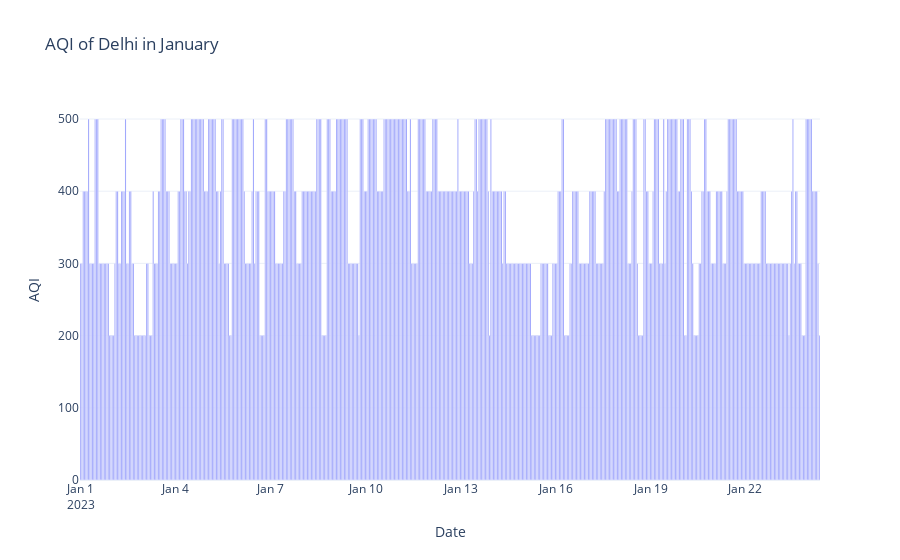

The code cell stored with this chart in its notebook:
### Code cell
# AQI over time
fig = px.bar(data, x="date", y="AQI", 
             title="AQI of Delhi in January")
fig.update_xaxes(title="Date")
fig.update_yaxes(title="AQI")
fig.show()

### Figure 1 — Plotly figure (JSON) as saved in the notebook; plotly's stock layout.template omitted (floating-point values rounded to 4 significant figures; data arrays with more than 128 entries replaced by an {"elided": "..."} marker saying what was removed)
{"data": [{"alignmentgroup": "True", "hovertemplate": "date=%{x}<br>AQI=%{y}<extra></extra>", "legendgroup": "", "marker": {"color": "#636efa", "pattern": {"shape": ""}}, "name": "", "offsetgroup": "", "orientation": "v", "showlegend": false, "textposition": "auto", "type": "bar", "x": {"elided": "561 str values"}, "xaxis": "x", "y": {"elided": "561 int values"}, "yaxis": "y"}], "layout": {"autosize": true, "barmode": "relative", "legend": {"tracegroupgap": 0}, "title": {"text": "AQI of Delhi in January"}, "xaxis": {"anchor": "y", "autorange": true, "domain": [0, 1], "range": ["2022-12-31 23:30", "2023-01-24 08:30"], "title": {"text": "Date"}, "type": "date"}, "yaxis": {"anchor": "x", "autorange": true, "domain": [0, 1], "range": [0, 526.3], "title": {"text": "AQI"}, "type": "linear"}}}
